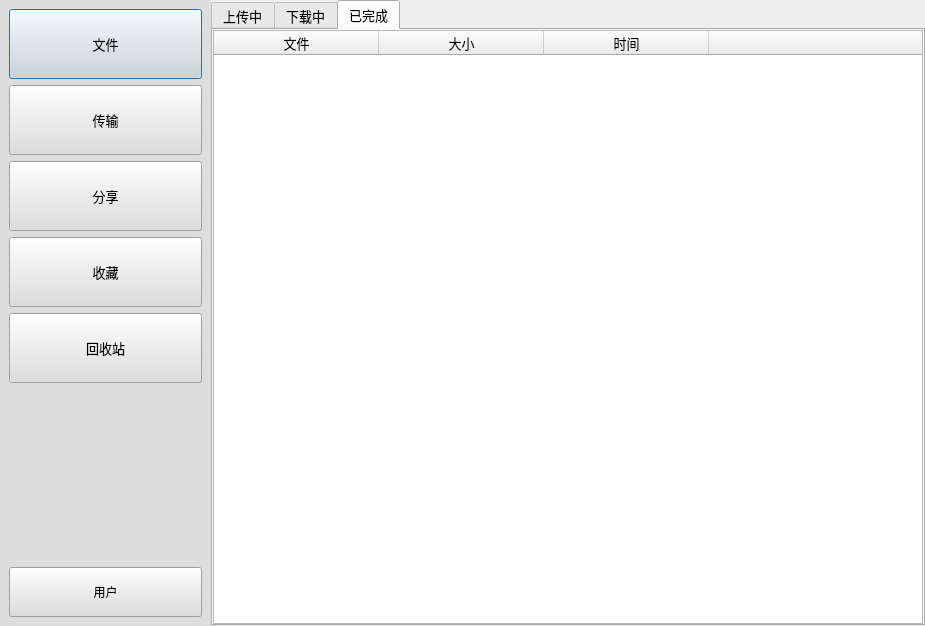
<?xml version="1.0" encoding="UTF-8"?>
<ui version="4.0">
 <class>MainDialog</class>
 <widget class="QDialog" name="MainDialog">
  <property name="geometry">
   <rect>
    <x>0</x>
    <y>0</y>
    <width>925</width>
    <height>626</height>
   </rect>
  </property>
  <property name="windowTitle">
   <string>MainDialog</string>
  </property>
  <layout class="QHBoxLayout" name="horizontalLayout">
   <property name="spacing">
    <number>0</number>
   </property>
   <property name="leftMargin">
    <number>0</number>
   </property>
   <property name="topMargin">
    <number>0</number>
   </property>
   <property name="rightMargin">
    <number>0</number>
   </property>
   <property name="bottomMargin">
    <number>0</number>
   </property>
   <item>
    <widget class="QWidget" name="wdg_left" native="true">
     <property name="minimumSize">
      <size>
       <width>211</width>
       <height>0</height>
      </size>
     </property>
     <property name="maximumSize">
      <size>
       <width>211</width>
       <height>16777215</height>
      </size>
     </property>
     <property name="styleSheet">
      <string notr="true">background-color: rgb(221, 221, 221);</string>
     </property>
     <layout class="QVBoxLayout" name="verticalLayout">
      <item>
       <widget class="QPushButton" name="pb_file">
        <property name="minimumSize">
         <size>
          <width>0</width>
          <height>70</height>
         </size>
        </property>
        <property name="maximumSize">
         <size>
          <width>10000</width>
          <height>70</height>
         </size>
        </property>
        <property name="font">
         <font>
          <family>Agency FB</family>
          <pointsize>10</pointsize>
         </font>
        </property>
        <property name="text">
         <string>文件</string>
        </property>
        <property name="icon">
         <iconset resource="resourse.qrc">
          <normaloff>:/images/file.png</normaloff>:/images/file.png</iconset>
        </property>
        <property name="iconSize">
         <size>
          <width>32</width>
          <height>32</height>
         </size>
        </property>
       </widget>
      </item>
      <item>
       <widget class="QPushButton" name="pb_transmit">
        <property name="minimumSize">
         <size>
          <width>0</width>
          <height>70</height>
         </size>
        </property>
        <property name="maximumSize">
         <size>
          <width>10000</width>
          <height>70</height>
         </size>
        </property>
        <property name="font">
         <font>
          <family>Agency FB</family>
          <pointsize>10</pointsize>
         </font>
        </property>
        <property name="text">
         <string>传输</string>
        </property>
        <property name="icon">
         <iconset resource="resourse.qrc">
          <normaloff>:/images/transmit.ico</normaloff>:/images/transmit.ico</iconset>
        </property>
        <property name="iconSize">
         <size>
          <width>32</width>
          <height>32</height>
         </size>
        </property>
       </widget>
      </item>
      <item>
       <widget class="QPushButton" name="pb_share">
        <property name="minimumSize">
         <size>
          <width>0</width>
          <height>70</height>
         </size>
        </property>
        <property name="maximumSize">
         <size>
          <width>10000</width>
          <height>70</height>
         </size>
        </property>
        <property name="font">
         <font>
          <family>Agency FB</family>
          <pointsize>10</pointsize>
         </font>
        </property>
        <property name="text">
         <string>分享</string>
        </property>
        <property name="icon">
         <iconset resource="resourse.qrc">
          <normaloff>:/images/share.png</normaloff>:/images/share.png</iconset>
        </property>
        <property name="iconSize">
         <size>
          <width>32</width>
          <height>32</height>
         </size>
        </property>
       </widget>
      </item>
      <item>
       <widget class="QPushButton" name="pb_store">
        <property name="minimumSize">
         <size>
          <width>0</width>
          <height>70</height>
         </size>
        </property>
        <property name="maximumSize">
         <size>
          <width>10000</width>
          <height>70</height>
         </size>
        </property>
        <property name="font">
         <font>
          <family>Agency FB</family>
          <pointsize>10</pointsize>
         </font>
        </property>
        <property name="text">
         <string>收藏</string>
        </property>
       </widget>
      </item>
      <item>
       <widget class="QPushButton" name="pb_rubbish">
        <property name="minimumSize">
         <size>
          <width>0</width>
          <height>70</height>
         </size>
        </property>
        <property name="maximumSize">
         <size>
          <width>10000</width>
          <height>70</height>
         </size>
        </property>
        <property name="font">
         <font>
          <family>Agency FB</family>
          <pointsize>10</pointsize>
         </font>
        </property>
        <property name="text">
         <string>回收站</string>
        </property>
       </widget>
      </item>
      <item>
       <spacer name="verticalSpacer">
        <property name="orientation">
         <enum>Qt::Vertical</enum>
        </property>
        <property name="sizeHint" stdset="0">
         <size>
          <width>20</width>
          <height>269</height>
         </size>
        </property>
       </spacer>
      </item>
      <item>
       <widget class="QPushButton" name="pb_user">
        <property name="minimumSize">
         <size>
          <width>0</width>
          <height>50</height>
         </size>
        </property>
        <property name="maximumSize">
         <size>
          <width>10000</width>
          <height>50</height>
         </size>
        </property>
        <property name="text">
         <string>用户</string>
        </property>
        <property name="icon">
         <iconset resource="resourse.qrc">
          <normaloff>:/face/btn_avatar_a0.png</normaloff>:/face/btn_avatar_a0.png</iconset>
        </property>
        <property name="iconSize">
         <size>
          <width>32</width>
          <height>32</height>
         </size>
        </property>
       </widget>
      </item>
     </layout>
    </widget>
   </item>
   <item>
    <widget class="QWidget" name="wdg_right" native="true">
     <property name="minimumSize">
      <size>
       <width>0</width>
       <height>0</height>
      </size>
     </property>
     <property name="maximumSize">
      <size>
       <width>10000</width>
       <height>16777215</height>
      </size>
     </property>
     <layout class="QVBoxLayout" name="verticalLayout_2" stretch="0">
      <property name="spacing">
       <number>0</number>
      </property>
      <property name="leftMargin">
       <number>0</number>
      </property>
      <property name="topMargin">
       <number>0</number>
      </property>
      <property name="rightMargin">
       <number>0</number>
      </property>
      <property name="bottomMargin">
       <number>0</number>
      </property>
      <item>
       <widget class="QStackedWidget" name="sw_page">
        <property name="currentIndex">
         <number>1</number>
        </property>
        <widget class="QWidget" name="page_file">
         <layout class="QVBoxLayout" name="verticalLayout_3">
          <property name="spacing">
           <number>0</number>
          </property>
          <property name="leftMargin">
           <number>0</number>
          </property>
          <property name="topMargin">
           <number>0</number>
          </property>
          <property name="rightMargin">
           <number>0</number>
          </property>
          <property name="bottomMargin">
           <number>0</number>
          </property>
          <item>
           <widget class="QWidget" name="wdg_right_top" native="true">
            <property name="minimumSize">
             <size>
              <width>0</width>
              <height>50</height>
             </size>
            </property>
            <property name="maximumSize">
             <size>
              <width>16777215</width>
              <height>50</height>
             </size>
            </property>
            <layout class="QHBoxLayout" name="horizontalLayout_2">
             <property name="spacing">
              <number>0</number>
             </property>
             <property name="leftMargin">
              <number>0</number>
             </property>
             <property name="topMargin">
              <number>0</number>
             </property>
             <property name="rightMargin">
              <number>0</number>
             </property>
             <property name="bottomMargin">
              <number>0</number>
             </property>
             <item>
              <widget class="QPushButton" name="pb_pre">
               <property name="minimumSize">
                <size>
                 <width>50</width>
                 <height>50</height>
                </size>
               </property>
               <property name="maximumSize">
                <size>
                 <width>50</width>
                 <height>50</height>
                </size>
               </property>
               <property name="font">
                <font>
                 <family>微软雅黑</family>
                 <pointsize>14</pointsize>
                </font>
               </property>
               <property name="text">
                <string>&lt;</string>
               </property>
               <property name="iconSize">
                <size>
                 <width>50</width>
                 <height>50</height>
                </size>
               </property>
               <property name="flat">
                <bool>true</bool>
               </property>
              </widget>
             </item>
             <item>
              <widget class="QPushButton" name="pb_next">
               <property name="minimumSize">
                <size>
                 <width>50</width>
                 <height>50</height>
                </size>
               </property>
               <property name="maximumSize">
                <size>
                 <width>50</width>
                 <height>50</height>
                </size>
               </property>
               <property name="font">
                <font>
                 <family>微软雅黑</family>
                 <pointsize>14</pointsize>
                </font>
               </property>
               <property name="text">
                <string>&gt;</string>
               </property>
               <property name="flat">
                <bool>true</bool>
               </property>
              </widget>
             </item>
             <item>
              <widget class="QLabel" name="lb_path">
               <property name="minimumSize">
                <size>
                 <width>50</width>
                 <height>50</height>
                </size>
               </property>
               <property name="maximumSize">
                <size>
                 <width>50</width>
                 <height>50</height>
                </size>
               </property>
               <property name="font">
                <font>
                 <family>微软雅黑</family>
                 <pointsize>14</pointsize>
                </font>
               </property>
               <property name="text">
                <string>/</string>
               </property>
              </widget>
             </item>
             <item>
              <spacer name="horizontalSpacer">
               <property name="orientation">
                <enum>Qt::Horizontal</enum>
               </property>
               <property name="sizeHint" stdset="0">
                <size>
                 <width>472</width>
                 <height>20</height>
                </size>
               </property>
              </spacer>
             </item>
             <item>
              <widget class="QPushButton" name="pb_serch">
               <property name="minimumSize">
                <size>
                 <width>50</width>
                 <height>50</height>
                </size>
               </property>
               <property name="maximumSize">
                <size>
                 <width>50</width>
                 <height>50</height>
                </size>
               </property>
               <property name="text">
                <string/>
               </property>
               <property name="icon">
                <iconset resource="resourse.qrc">
                 <normaloff>:/images/search.png</normaloff>:/images/search.png</iconset>
               </property>
               <property name="iconSize">
                <size>
                 <width>50</width>
                 <height>50</height>
                </size>
               </property>
               <property name="flat">
                <bool>true</bool>
               </property>
              </widget>
             </item>
             <item>
              <widget class="QPushButton" name="pb_addfile">
               <property name="minimumSize">
                <size>
                 <width>50</width>
                 <height>50</height>
                </size>
               </property>
               <property name="maximumSize">
                <size>
                 <width>50</width>
                 <height>50</height>
                </size>
               </property>
               <property name="text">
                <string/>
               </property>
               <property name="icon">
                <iconset resource="resourse.qrc">
                 <normaloff>:/images/addFile.png</normaloff>:/images/addFile.png</iconset>
               </property>
               <property name="iconSize">
                <size>
                 <width>40</width>
                 <height>40</height>
                </size>
               </property>
               <property name="flat">
                <bool>true</bool>
               </property>
              </widget>
             </item>
            </layout>
           </widget>
          </item>
          <item>
           <widget class="QWidget" name="wdg_righ_bottom" native="true">
            <layout class="QVBoxLayout" name="verticalLayout_4">
             <property name="spacing">
              <number>0</number>
             </property>
             <property name="leftMargin">
              <number>0</number>
             </property>
             <property name="topMargin">
              <number>0</number>
             </property>
             <property name="rightMargin">
              <number>0</number>
             </property>
             <property name="bottomMargin">
              <number>0</number>
             </property>
             <item>
              <widget class="QTableWidget" name="table_file">
               <attribute name="horizontalHeaderDefaultSectionSize">
                <number>180</number>
               </attribute>
               <attribute name="horizontalHeaderShowSortIndicator" stdset="0">
                <bool>true</bool>
               </attribute>
               <attribute name="horizontalHeaderStretchLastSection">
                <bool>true</bool>
               </attribute>
               <attribute name="verticalHeaderVisible">
                <bool>false</bool>
               </attribute>
               <column>
                <property name="text">
                 <string>文件</string>
                </property>
               </column>
               <column>
                <property name="text">
                 <string>修改时间</string>
                </property>
               </column>
               <column>
                <property name="text">
                 <string>大小</string>
                </property>
               </column>
              </widget>
             </item>
            </layout>
           </widget>
          </item>
         </layout>
        </widget>
        <widget class="QWidget" name="page_transmit">
         <property name="font">
          <font>
           <family>Agency FB</family>
           <pointsize>10</pointsize>
          </font>
         </property>
         <layout class="QVBoxLayout" name="verticalLayout_5">
          <property name="spacing">
           <number>0</number>
          </property>
          <property name="leftMargin">
           <number>0</number>
          </property>
          <property name="topMargin">
           <number>0</number>
          </property>
          <property name="rightMargin">
           <number>0</number>
          </property>
          <property name="bottomMargin">
           <number>0</number>
          </property>
          <item>
           <widget class="QTabWidget" name="tw_transmit">
            <property name="font">
             <font>
              <family>微软雅黑</family>
              <pointsize>10</pointsize>
             </font>
            </property>
            <property name="currentIndex">
             <number>2</number>
            </property>
            <widget class="QWidget" name="tab_upload">
             <property name="font">
              <font>
               <family>微软雅黑</family>
               <pointsize>10</pointsize>
              </font>
             </property>
             <attribute name="title">
              <string>上传中</string>
             </attribute>
             <layout class="QVBoxLayout" name="verticalLayout_6">
              <property name="spacing">
               <number>0</number>
              </property>
              <property name="leftMargin">
               <number>0</number>
              </property>
              <property name="topMargin">
               <number>0</number>
              </property>
              <property name="rightMargin">
               <number>0</number>
              </property>
              <property name="bottomMargin">
               <number>0</number>
              </property>
              <item>
               <widget class="QTableWidget" name="table_upload">
                <attribute name="horizontalHeaderDefaultSectionSize">
                 <number>110</number>
                </attribute>
                <attribute name="horizontalHeaderShowSortIndicator" stdset="0">
                 <bool>true</bool>
                </attribute>
                <attribute name="horizontalHeaderStretchLastSection">
                 <bool>true</bool>
                </attribute>
                <attribute name="verticalHeaderVisible">
                 <bool>false</bool>
                </attribute>
                <column>
                 <property name="text">
                  <string>文件</string>
                 </property>
                </column>
                <column>
                 <property name="text">
                  <string>大小</string>
                 </property>
                </column>
                <column>
                 <property name="text">
                  <string>时间</string>
                 </property>
                </column>
                <column>
                 <property name="text">
                  <string>速率</string>
                 </property>
                </column>
                <column>
                 <property name="text">
                  <string>进度</string>
                 </property>
                </column>
                <column>
                 <property name="text">
                  <string/>
                 </property>
                </column>
               </widget>
              </item>
             </layout>
            </widget>
            <widget class="QWidget" name="tab_download">
             <property name="font">
              <font>
               <family>微软雅黑</family>
               <pointsize>10</pointsize>
              </font>
             </property>
             <attribute name="title">
              <string>下载中</string>
             </attribute>
             <layout class="QVBoxLayout" name="verticalLayout_7">
              <property name="spacing">
               <number>0</number>
              </property>
              <property name="leftMargin">
               <number>0</number>
              </property>
              <property name="topMargin">
               <number>0</number>
              </property>
              <property name="rightMargin">
               <number>0</number>
              </property>
              <property name="bottomMargin">
               <number>0</number>
              </property>
              <item>
               <widget class="QTableWidget" name="table_download">
                <attribute name="horizontalHeaderDefaultSectionSize">
                 <number>180</number>
                </attribute>
                <attribute name="horizontalHeaderShowSortIndicator" stdset="0">
                 <bool>true</bool>
                </attribute>
                <attribute name="horizontalHeaderStretchLastSection">
                 <bool>true</bool>
                </attribute>
                <attribute name="verticalHeaderVisible">
                 <bool>false</bool>
                </attribute>
                <column>
                 <property name="text">
                  <string>文件</string>
                 </property>
                </column>
                <column>
                 <property name="text">
                  <string>时间</string>
                 </property>
                </column>
                <column>
                 <property name="text">
                  <string>大小</string>
                 </property>
                </column>
               </widget>
              </item>
             </layout>
            </widget>
            <widget class="QWidget" name="tab_complete">
             <property name="font">
              <font>
               <family>微软雅黑</family>
               <pointsize>10</pointsize>
              </font>
             </property>
             <attribute name="title">
              <string>已完成</string>
             </attribute>
             <layout class="QVBoxLayout" name="verticalLayout_8">
              <property name="spacing">
               <number>0</number>
              </property>
              <property name="leftMargin">
               <number>0</number>
              </property>
              <property name="topMargin">
               <number>0</number>
              </property>
              <property name="rightMargin">
               <number>0</number>
              </property>
              <property name="bottomMargin">
               <number>0</number>
              </property>
              <item>
               <widget class="QTableWidget" name="table_complete">
                <attribute name="horizontalHeaderDefaultSectionSize">
                 <number>165</number>
                </attribute>
                <attribute name="horizontalHeaderShowSortIndicator" stdset="0">
                 <bool>true</bool>
                </attribute>
                <attribute name="horizontalHeaderStretchLastSection">
                 <bool>true</bool>
                </attribute>
                <attribute name="verticalHeaderVisible">
                 <bool>false</bool>
                </attribute>
                <column>
                 <property name="text">
                  <string>文件</string>
                 </property>
                </column>
                <column>
                 <property name="text">
                  <string>大小</string>
                 </property>
                </column>
                <column>
                 <property name="text">
                  <string>时间</string>
                 </property>
                </column>
                <column>
                 <property name="text">
                  <string/>
                 </property>
                </column>
               </widget>
              </item>
             </layout>
            </widget>
           </widget>
          </item>
         </layout>
        </widget>
        <widget class="QWidget" name="page_share">
         <layout class="QVBoxLayout" name="verticalLayout_9">
          <property name="spacing">
           <number>0</number>
          </property>
          <property name="leftMargin">
           <number>0</number>
          </property>
          <property name="topMargin">
           <number>0</number>
          </property>
          <property name="rightMargin">
           <number>0</number>
          </property>
          <property name="bottomMargin">
           <number>0</number>
          </property>
          <item>
           <widget class="QTabWidget" name="tw_share">
            <property name="font">
             <font>
              <family>微软雅黑</family>
              <pointsize>10</pointsize>
             </font>
            </property>
            <property name="currentIndex">
             <number>0</number>
            </property>
            <widget class="QWidget" name="tab_myshare">
             <property name="font">
              <font>
               <family>微软雅黑</family>
               <pointsize>14</pointsize>
              </font>
             </property>
             <attribute name="title">
              <string>我的分享</string>
             </attribute>
             <layout class="QVBoxLayout" name="verticalLayout_10">
              <property name="spacing">
               <number>0</number>
              </property>
              <property name="leftMargin">
               <number>0</number>
              </property>
              <property name="topMargin">
               <number>0</number>
              </property>
              <property name="rightMargin">
               <number>0</number>
              </property>
              <property name="bottomMargin">
               <number>0</number>
              </property>
              <item>
               <widget class="QTableWidget" name="table_share">
                <property name="font">
                 <font>
                  <family>微软雅黑</family>
                  <pointsize>10</pointsize>
                 </font>
                </property>
                <attribute name="horizontalHeaderDefaultSectionSize">
                 <number>180</number>
                </attribute>
                <attribute name="horizontalHeaderShowSortIndicator" stdset="0">
                 <bool>true</bool>
                </attribute>
                <attribute name="horizontalHeaderStretchLastSection">
                 <bool>true</bool>
                </attribute>
                <attribute name="verticalHeaderVisible">
                 <bool>false</bool>
                </attribute>
                <column>
                 <property name="text">
                  <string>文件</string>
                 </property>
                </column>
                <column>
                 <property name="text">
                  <string>修改时间</string>
                 </property>
                </column>
                <column>
                 <property name="text">
                  <string>大小</string>
                 </property>
                </column>
               </widget>
              </item>
             </layout>
            </widget>
           </widget>
          </item>
         </layout>
        </widget>
       </widget>
      </item>
     </layout>
    </widget>
   </item>
  </layout>
 </widget>
 <resources>
  <include location="resourse.qrc"/>
 </resources>
 <connections/>
</ui>
